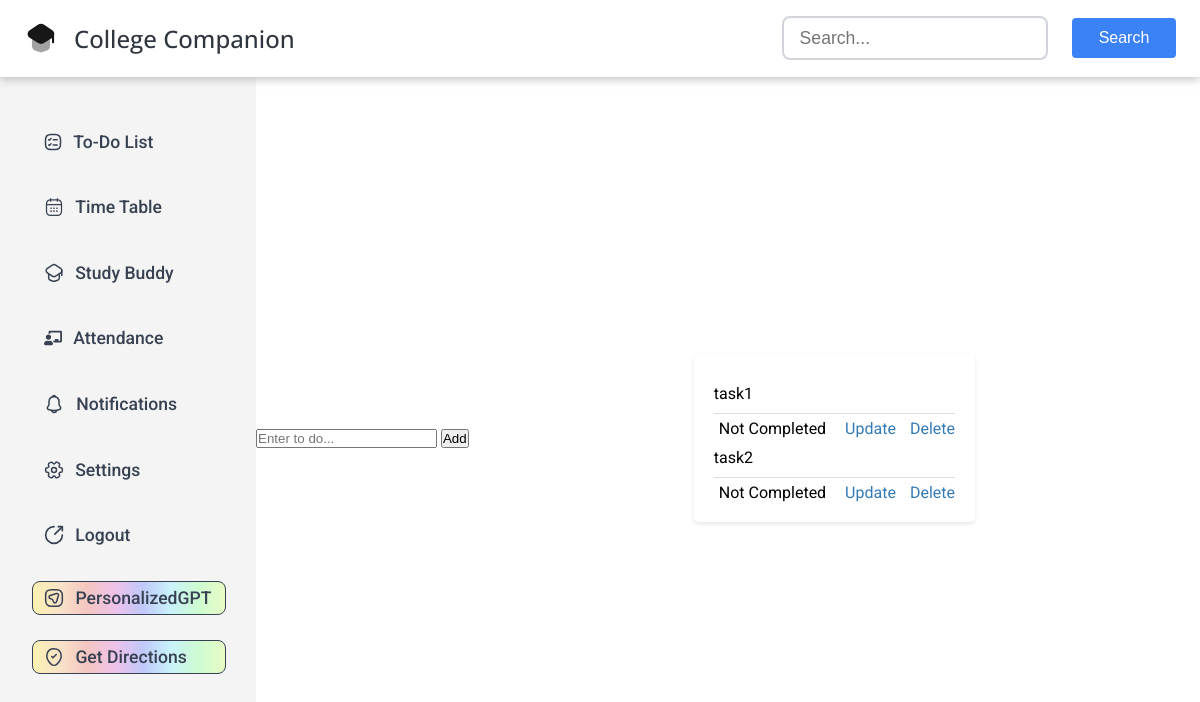
Page /to-do (signed in) on the earlier database version.
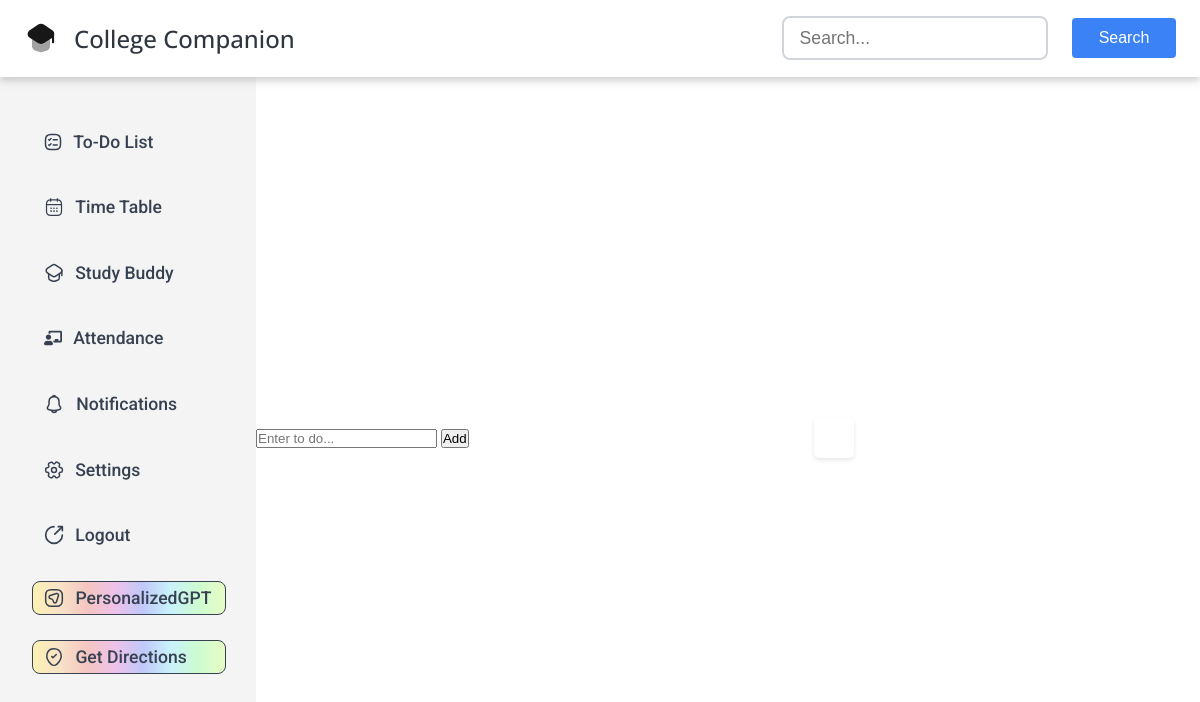
Same page on the later database version.
### tables this page shows
CREATE TABLE todo (
id INTEGER PRIMARY KEY,
task TEXT NOT NULL,
status INTEGER,
student_id INTEGER,
FOREIGN KEY (student_id)
REFERENCES students(id)
);

### app.py (the view)
@app.route("/to-do")
def to_do():
    tasks = db.execute("SELECT * FROM todo WHERE student_id = ?", session['user_id'])
    task_number = 1
    return render_template("todo.html", tasks=tasks)

### templates/todo.html (shortened to what this page needs)
{% extends "layout.html" %}
{% block main %}
<form method="post" action="/add-to-do">
    <input type="text" name="task" placeholder="Enter to do..." autocomplete="off" autofocus required />
    <button type="submit">Add</button>
</form>
<div class="todo-list">
    {% for task in tasks %}
    <div class="todo-item">
        {{ task['task'] }}
    </div>
    <div class="task-status">
        {% if task['status'] == 1 %}
        <span>Completed</span>
        {% else %}
        <span>Not Completed</span>
        {% endif %}
        <a href="/update/{{ task['id'] }}" class="task-update">Update</a>
        <a href="/delete/{{ task['id'] }}" class="task-delete">Delete</a>
    </div>
    {% endfor %}
</div>
{% endblock %}

### templates/layout.html (shortened to what this page needs)
<!DOCTYPE html>
<html lang="en">
<head>
    <link href="https://cdn.jsdelivr.net/npm/bootstrap-icons@1.8.1/font/bootstrap-icons.css" rel="stylesheet">
    <link rel="stylesheet" href="https://cdnjs.cloudflare.com/ajax/libs/font-awesome/6.5.1/css/all.min.css"
 />
    <link rel="stylesheet" href="/static/todo.css" />
    <link rel="stylesheet" href="/static/styles.css">
</head>
<body>
    <header>
        <div class="app-heading">
            <div class="app-name"><span>College Companion</span></div>
        </div>
        <div class="search-area">
            <input type="text" class="search-bar" placeholder="Search...">
            <button class="search-button">Search</button>
        </div>
    </header>
    <main>
        <side-bar>
            <div class="side-bar">
                <div class="elements">
                    <div class="to-do-list-name e feature">
                        <span class="t"><a href="/to-do">To-Do List</a></span>
                    </div>
                    <div class="time-table-name e feature">
                        <span class="t"><a href="#">Time Table</a></span>
                    </div>
                    <div class="study-buddy-name e feature">
                        <span><a href="#">Study Buddy</a></span>
                    </div>
                    <div class="attendance-name e feature">
                        <span class="t"><a href="#">Attendance</a></span>
                    </div>
                    <div class="notifications-name e feature">
                        <span class="t"><a href="#">Notifications</a></span>
                    </div>
                    <div class="settings-name e feature">
                        <span class="t"><a href="#">Settings</a></span>
                    </div>
                    <div class="logout-name e feature">
                        <span class="t"><a href="/logout">Logout</a></span>
                    </div>
                    <div class="personalized-gpt-name e special">
                        <span>PersonalizedGPT</span>
                    </div>
                    <div class="get-directions-name e special">
                        <span>Get Directions</span>
                    </div>
                </div>
            </div>
        </side-bar>
        <div class="display">
            {% block main %}{% endblock %}
        </div>
    </main>
</body>
</html>

### static/todo.css (style rules this page uses)
.todo-list { max-width: 600px; margin: 20px auto; padding: 20px; background-color: #fff; border-radius: 5px; box-shadow: 0 2px 4px rgba(0, 0, 0, 0.1); }

### static/styles.css (style rules this page uses)
* { margin: 0; padding: 0; border: border-box; }
a { text-decoration: none; color:inherit; }
header { z-index: 2; position: relative; height: 4.8rem; width: 100vw; box-shadow: 0 0.2rem 0.5rem rgba(159, 159, 159, 0.559); display: flex; align-items: center; justify-content: space-between; font-family: "Open Sans", sans-serif; }
.app-name { font-size: 1.5rem; color: #303640; margin-left: 1rem; font-weight: 500; }
.app-heading { display: flex; align-items: center; }
.app-heading svg { font-size: 2rem; margin-left: 1.5rem; }
.search-bar { height: 2.5rem; width: 15.4rem; border: 0.15rem #D1D5DB solid; border-radius: 0.5rem; color: #B2B2B2; line-height: 2.5rem; font-size: 1.1rem; font-weight: 400; margin-right: 1.5rem; padding-left: 1rem; }
.search-button { height: 2.5rem; width: 6.5rem; border-radius: 0.25rem; border: none; color: white; background-color: #3B82F6; font-size: 1rem; margin-right: 1.5rem; cursor: pointer; }
.search-area { display: flex; align-items: center; }
main { height: calc(100vh - 4.8rem); width: 100%; font-family: "Roboto", sans-serif; display: flex; }
side-bar { height: calc(100vh - 4.8rem); }
.side-bar { color: #374151; position: sticky; z-index: 0; height: calc(100vh - 4.8rem); width: 16rem; font-weight: 500; font-size: 1.1rem; background-color: rgb(244, 244, 244); overflow: hidden; display: flex; justify-content: center; }
.elements { margin-top: 2rem; height: 80%; width: 75%; display: flex; flex-direction: column; justify-content: space-around; }
.feature { height: 2.5rem; transition: all 0.1ms ease-in 0s; padding-left: 0.75rem; }
.e { cursor: pointer; display: flex; align-items: center; }
.ic { margin-right: 0.7rem; }
.ic2 { margin-right: 0.7rem; margin-left: 0.7rem; }
.personalized-gpt-name, .get-directions-name { height: 2rem; width: 12rem; display: flex; align-items: center; border-radius: 0.5rem; border: 0.05rem #374151 solid; background: linear-gradient(to right, #FCF1B2, #F8E2C8, #F4C5C1, #EEC2EA, #C0C8F9, #C9F2FC, #CDFBD1, #E7FCC5); }
.special { transition: all 0.1ms ease-out 0s; }
.display { height: 100%; width: 100%; background-color: white; display: flex; justify-content: center; align-items: center; }

Differences in the rows shown:
removed todo: task "task1", status "Not Completed"
removed todo: task "task2", status "Not Completed"
